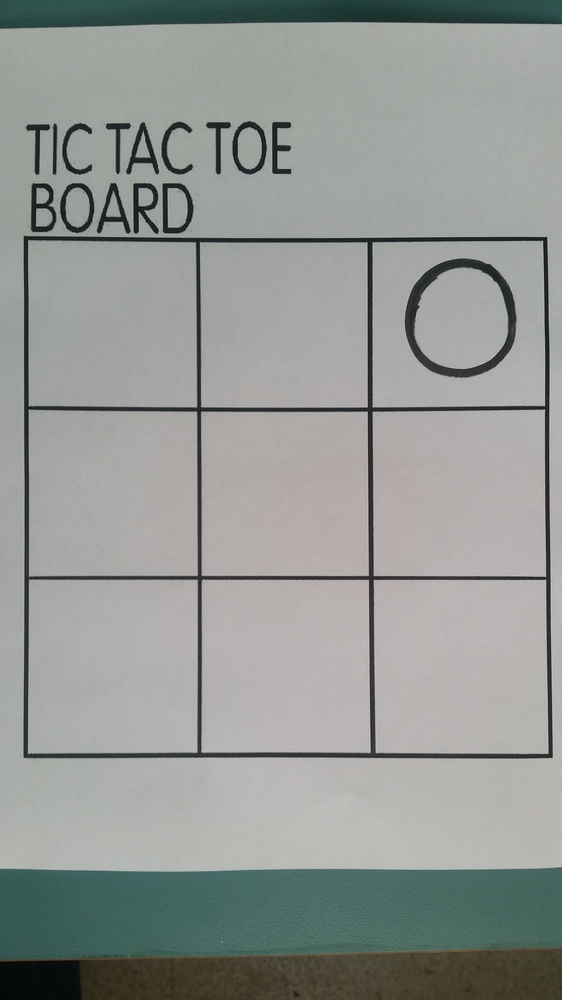
#> input picture ttt/images/Test-1.jpg, 562 x 1000 px, shrunk from 2240 x 3984 before the run
$ python app2.py images/Test-1.jpg
#> lines starting #> are read from the running program, lines starting #| are printed output that depends on the picture; after the words box and inside, x2 and y2 are one past the last pixel; in counts of white or black regions, pixels touching at a corner belong together
import cv2, sys
import numpy as np

def find_tic_tac_toe_board(image_path):
    # Load the image
#> called with image_path = 'images/Test-1.jpg'
    image = cv2.imread(image_path)
#> image is the input picture: shape (1000, 562, 3); mean B, G, R 148, 151.7, 148
    gray = cv2.cvtColor(image, cv2.COLOR_BGR2GRAY)
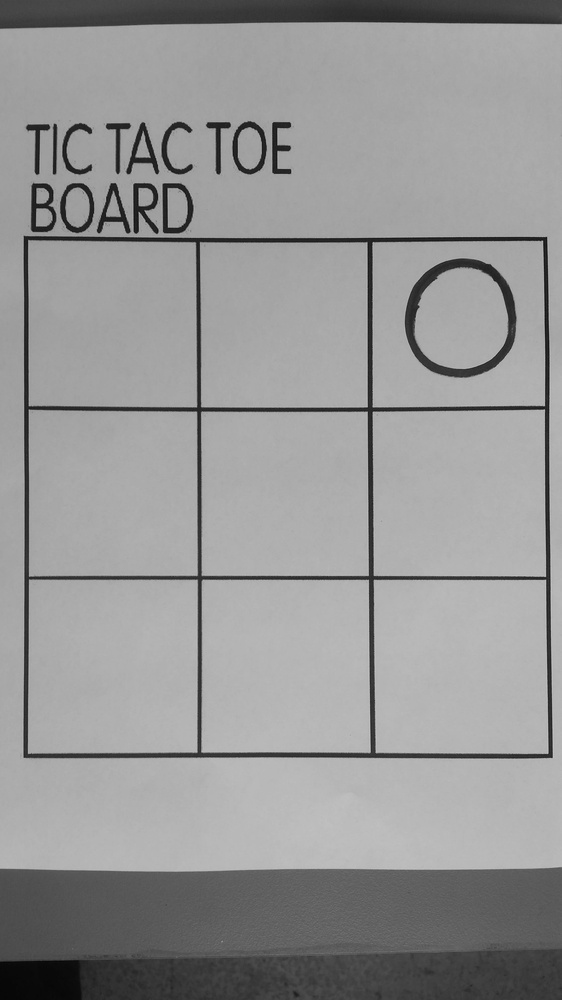
#> gray: shape (1000, 562); min 5, max 197, mean 150.2

    # Apply Gaussian blur to reduce noise
    blurred = cv2.GaussianBlur(gray, (5, 5), 0)

    # Apply edge detection using Canny
    edges = cv2.Canny(blurred, 50, 150)
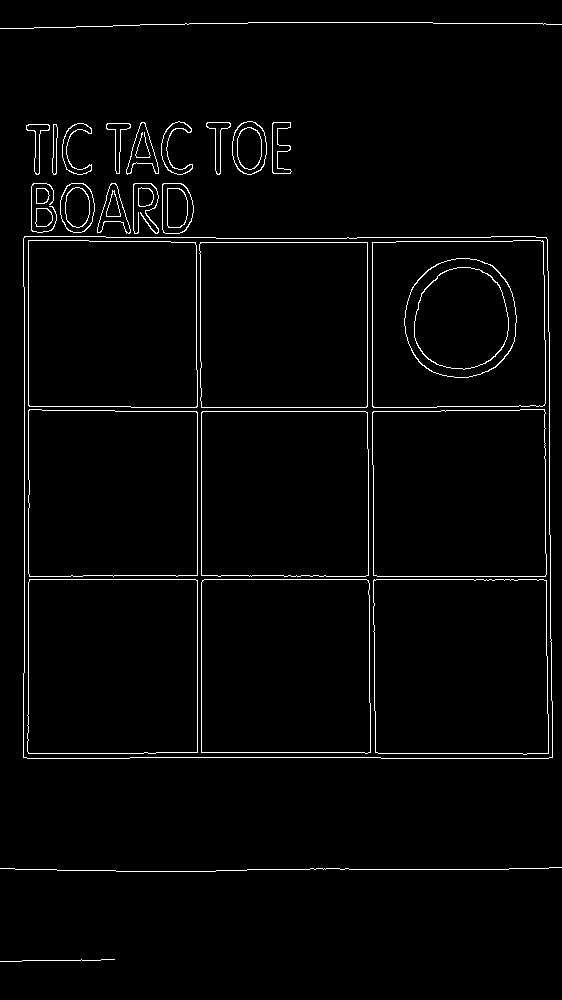
#> edges: shape (1000, 562); 2.3% white in thin lines or dots

    # Find contours in the edged image
    contours, _ = cv2.findContours(edges.copy(), cv2.RETR_EXTERNAL, cv2.CHAIN_APPROX_SIMPLE)
#> contours = 21 contours, 4 with area under 20; largest, box (x1, y1, x2, y2) and area: (23, 236, 553, 759) 273659, (232, 121, 267, 175) 1466, (60, 183, 95, 233) 1370, (162, 183, 194, 234) 1364, (126, 122, 159, 175) 764

    # Find the largest rectangle (the Tic Tac Toe board)
    largest_area = 0
    tic_tac_toe_board = None

    for contour in contours:
        if cv2.contourArea(contour) > largest_area:
            epsilon = 0.02 * cv2.arcLength(contour, True)
            approx = cv2.approxPolyDP(contour, epsilon, True)

            if len(approx) == 4:
                largest_area = cv2.contourArea(contour)
                tic_tac_toe_board = approx
#> this loop made 21 passes
#> (epsilon, largest_area, tic_tac_toe_board) on pass 3: (42.02, 273659, [[24, 236], [23, 757], [552, 757], [546, 237]])
#> after the loop, epsilon = 42.02; largest_area = 273659

    if tic_tac_toe_board is None:
        print("Tic Tac Toe board not found.")
        return None

    return tic_tac_toe_board

def extract_and_print_lines_coordinates(approx):
    # Sort the points in counter-clockwise order
    approx = np.array(sorted(approx, key=lambda x: x[0][0]))

    top_left, top_right, bottom_right, bottom_left = approx

    # Calculate the center points of each side
    top_center = (top_left + top_right) // 2
    bottom_center = (bottom_left + bottom_right) // 2
    left_center = (top_left + bottom_left) // 2
    right_center = (top_right + bottom_right) // 2

    # Print the coordinates of each line
    print("Top Line:    ", top_center[0])
    print("Bottom Line: ", bottom_center[0])
    print("Left Line:   ", left_center[0])
    print("Right Line:  ", right_center[0])

if __name__ == "__main__":
    image_path = sys.argv[1]

    tic_tac_toe_board = find_tic_tac_toe_board(image_path)
#> tic_tac_toe_board = [[24, 236], [23, 757], [552, 757], [546, 237]]

    if tic_tac_toe_board is not None:
        extract_and_print_lines_coordinates(tic_tac_toe_board)
#> in extract_and_print_lines_coordinates, `approx = np.array(sorted(approx, key=lambda x: x[0][0]))`: approx = [[23, 757], [24, 236], [546, 237], [552, 757]]
#> in extract_and_print_lines_coordinates, `top_left, top_right, bottom_right, bottom_left = approx`: top_left = [[23, 757]]; top_right = [[24, 236]]; bottom_right = [[546, 237]]; bottom_left = [[552, 757]]
#> in extract_and_print_lines_coordinates, `top_center = (top_left + top_right) // 2`: top_center = [[23, 496]]
#> in extract_and_print_lines_coordinates, `bottom_center = (bottom_left + bottom_right) // 2`: bottom_center = [[549, 497]]
#> in extract_and_print_lines_coordinates, `left_center = (top_left + bottom_left) // 2`: left_center = [[287, 757]]
#> in extract_and_print_lines_coordinates, `right_center = (top_right + bottom_right) // 2`: right_center = [[285, 236]]
#| Top Line:     [ 23 496]
#| Bottom Line:  [549 497]
#| Left Line:    [287 757]
#| Right Line:   [285 236]
    else:
        print("Tic Tac Toe board not found.")

$ run again, on ttt/images/Test-A.jpg
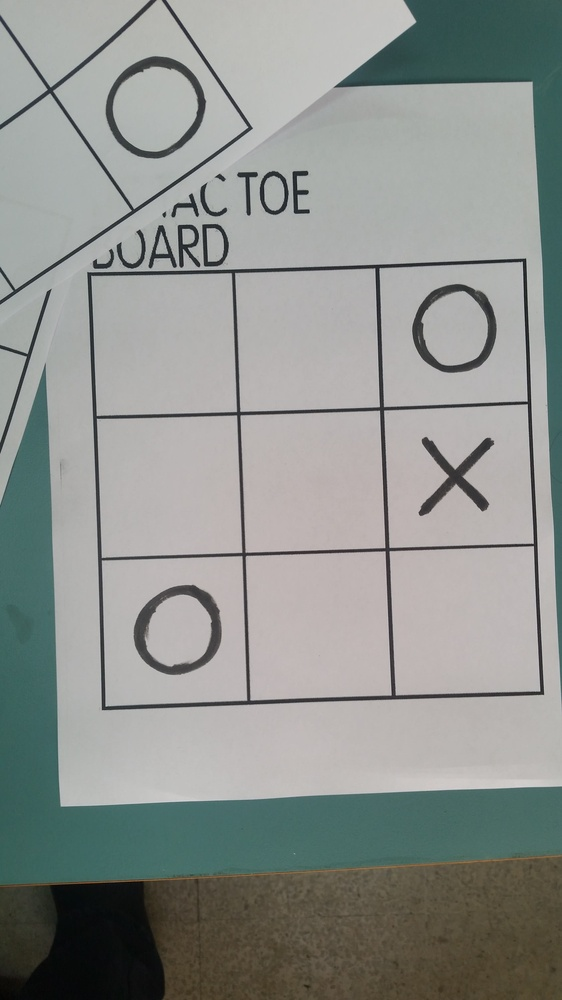
#> input picture ttt/images/Test-A.jpg, 562 x 1000 px, shrunk from 2240 x 3984 before the run
#> in find_tic_tac_toe_board, image is the input picture: shape (1000, 562, 3); mean B, G, R 142.3, 146, 142.3
#> in find_tic_tac_toe_board, `gray = cv2.cvtColor(image, cv2.COLOR_BGR2GRAY)`:
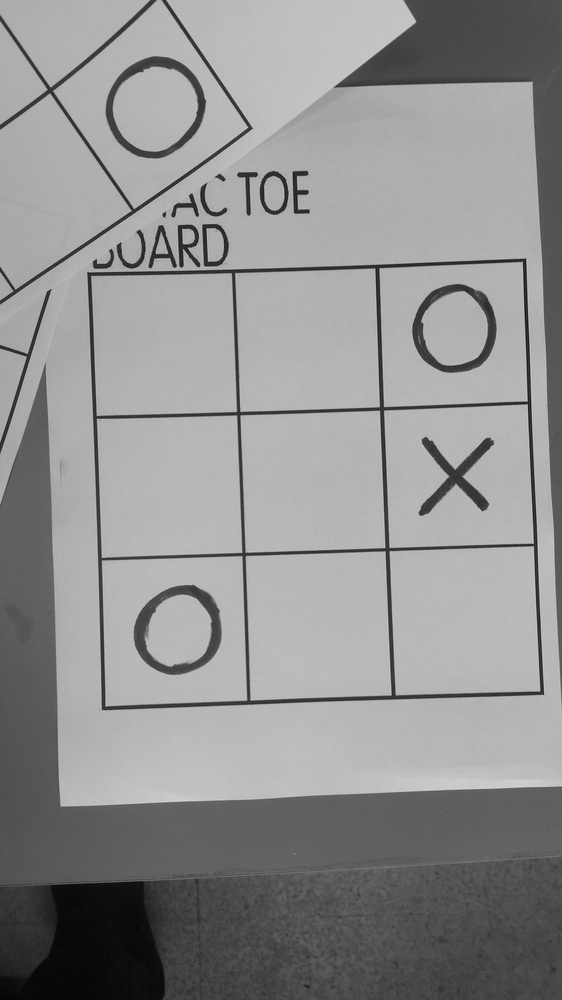
#> gray: shape (1000, 562); min 3, max 215, mean 144.5
#> in find_tic_tac_toe_board, `edges = cv2.Canny(blurred, 50, 150)`:
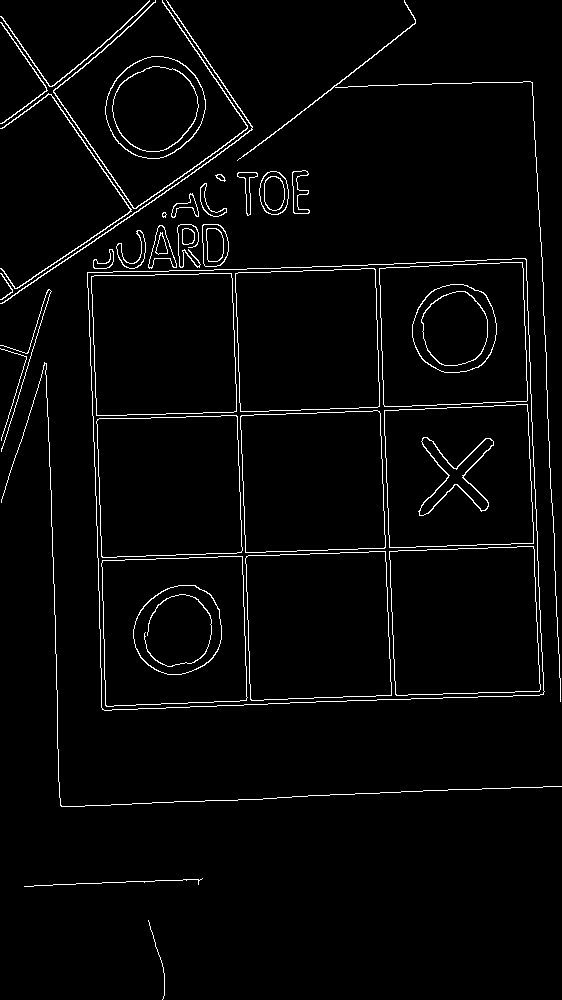
#> edges: shape (1000, 562); 2.9% white in thin lines or dots
#> contours = 27 contours, 7 with area under 20; largest, box (x1, y1, x2, y2) and area: (87, 258, 545, 711) 191598, (105, 56, 206, 159) 7793, (259, 171, 289, 215) 1012, (202, 224, 229, 267) 950, (148, 225, 177, 269) 545
#> the loop in find_tic_tac_toe_board, `for contour in contours:` made 27 passes
#> (epsilon, largest_area, tic_tac_toe_board) on pass 7: (35.59, 191598, [[525, 258], [87, 272], [102, 709], [543, 694]])
#> after the loop in find_tic_tac_toe_board, `for contour in contours:`: epsilon = 35.59; largest_area = 191598
#> `tic_tac_toe_board = find_tic_tac_toe_board(image_path)`: tic_tac_toe_board = [[525, 258], [87, 272], [102, 709], [543, 694]]
#> in extract_and_print_lines_coordinates, `approx = np.array(sorted(approx, key=lambda x: x[0][0]))`: approx = [[87, 272], [102, 709], [525, 258], [543, 694]]
#> top_left = [[87, 272]]; top_right = [[102, 709]]; bottom_right = [[525, 258]]; bottom_left = [[543, 694]]
#> top_center = [[94, 490]]
#> bottom_center = [[534, 476]]
#> left_center = [[315, 483]]
#> right_center = [[313, 483]]
#| Top Line:     [ 94 490]
#| Bottom Line:  [534 476]
#| Left Line:    [315 483]
#| Right Line:   [313 483]

$ run again, on ttt/images/Test-slanted.jpg
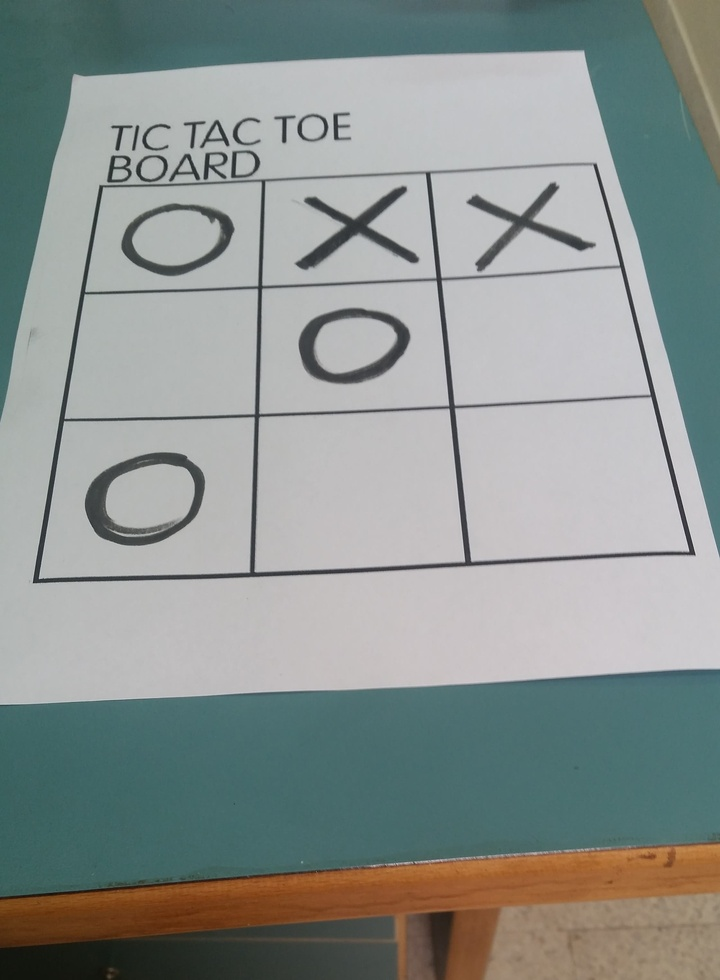
#> input picture ttt/images/Test-slanted.jpg, 720 x 980 px, shrunk from 2240 x 3048 before the run
#> in find_tic_tac_toe_board, image is the input picture: shape (980, 720, 3); mean B, G, R 143.7, 146.6, 139.3
#> in find_tic_tac_toe_board, `gray = cv2.cvtColor(image, cv2.COLOR_BGR2GRAY)`:
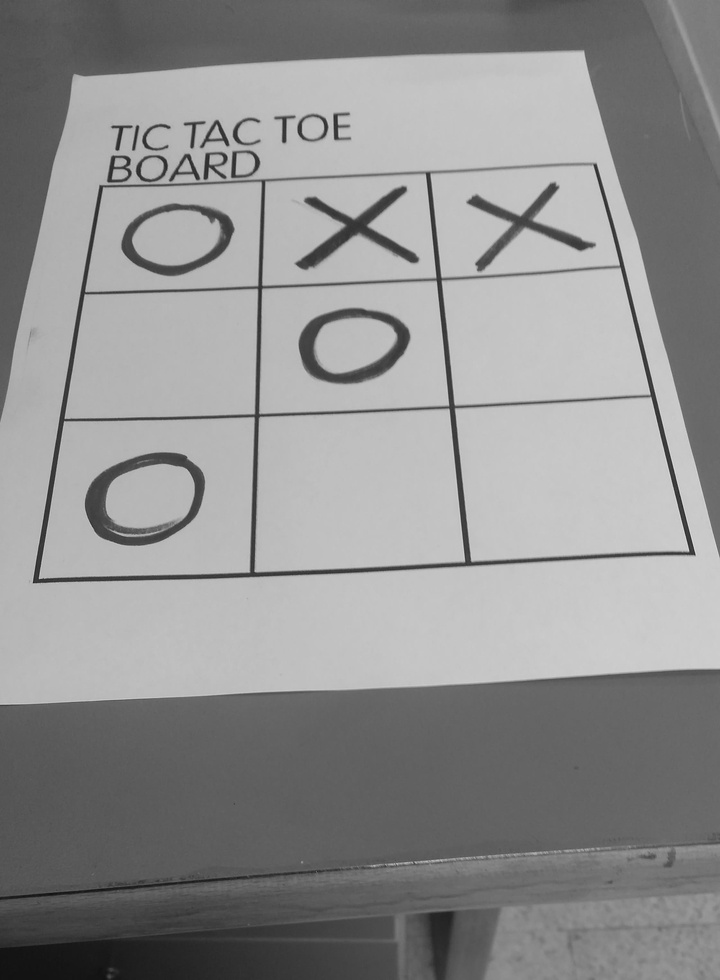
#> gray: shape (980, 720); min 17, max 221, mean 144.1
#> in find_tic_tac_toe_board, `edges = cv2.Canny(blurred, 50, 150)`:
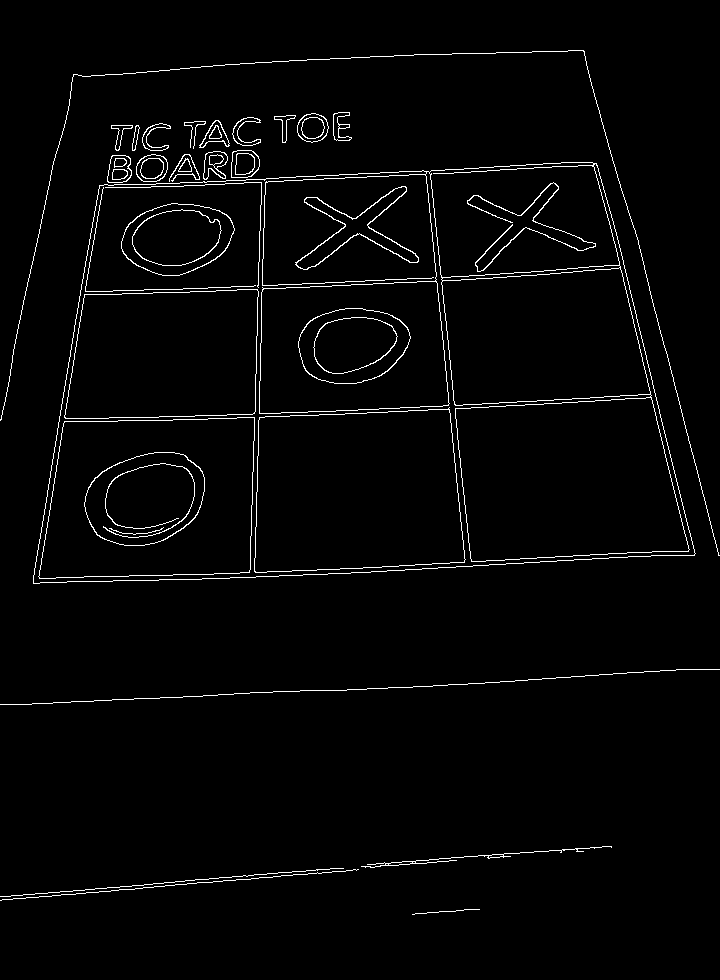
#> edges: shape (980, 720); 2.3% white in thin lines or dots, all inside (x1, y1, x2, y2) = (0, 50, 720, 915)
#> contours = 22 contours, 6 with area under 20; largest, box (x1, y1, x2, y2) and area: (33, 162, 696, 584) 230817, (297, 113, 329, 143) 699, (136, 154, 168, 182) 688, (231, 150, 260, 178) 666, (107, 155, 132, 183) 551
#> the loop in find_tic_tac_toe_board, `for contour in contours:` made 22 passes
#> (epsilon, largest_area, tic_tac_toe_board) on pass 6: (40.83, 230817, [[596, 163], [99, 185], [33, 583], [694, 555]])
#> after the loop in find_tic_tac_toe_board, `for contour in contours:`: epsilon = 40.83; largest_area = 230817
#> `tic_tac_toe_board = find_tic_tac_toe_board(image_path)`: tic_tac_toe_board = [[596, 163], [99, 185], [33, 583], [694, 555]]
#> in extract_and_print_lines_coordinates, `approx = np.array(sorted(approx, key=lambda x: x[0][0]))`: approx = [[33, 583], [99, 185], [596, 163], [694, 555]]
#> top_left = [[33, 583]]; top_right = [[99, 185]]; bottom_right = [[596, 163]]; bottom_left = [[694, 555]]
#> top_center = [[66, 384]]
#> bottom_center = [[645, 359]]
#> left_center = [[363, 569]]
#> right_center = [[347, 174]]
#| Top Line:     [ 66 384]
#| Bottom Line:  [645 359]
#| Left Line:    [363 569]
#| Right Line:   [347 174]
